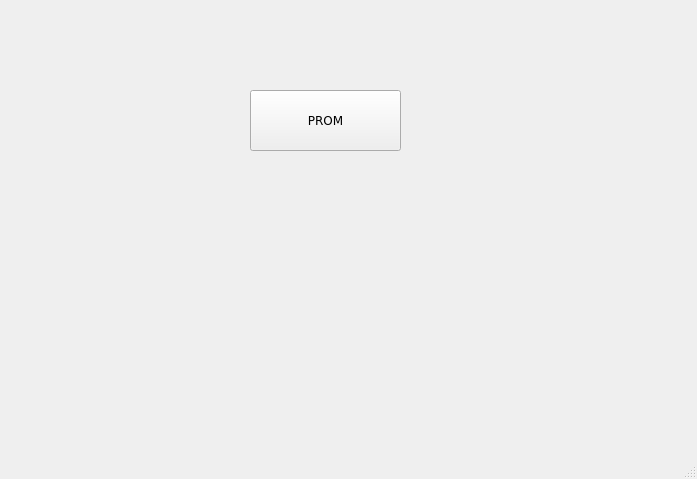
<?xml version="1.0" encoding="UTF-8"?>
<ui version="4.0">
 <class>MainWindow</class>
 <widget class="QMainWindow" name="MainWindow">
  <property name="geometry">
   <rect>
    <x>0</x>
    <y>0</y>
    <width>697</width>
    <height>479</height>
   </rect>
  </property>
  <property name="windowTitle">
   <string>MainWindow</string>
  </property>
  <widget class="QWidget" name="centralwidget">
   <widget class="QPushButton" name="pushButton">
    <property name="geometry">
     <rect>
      <x>250</x>
      <y>90</y>
      <width>151</width>
      <height>61</height>
     </rect>
    </property>
    <property name="font">
     <font>
      <family>Verdana</family>
     </font>
    </property>
    <property name="text">
     <string>PROM</string>
    </property>
   </widget>
  </widget>
  <widget class="QMenuBar" name="menubar">
   <property name="geometry">
    <rect>
     <x>0</x>
     <y>0</y>
     <width>697</width>
     <height>37</height>
    </rect>
   </property>
  </widget>
  <widget class="QStatusBar" name="statusbar"/>
 </widget>
 <resources/>
 <connections/>
</ui>
